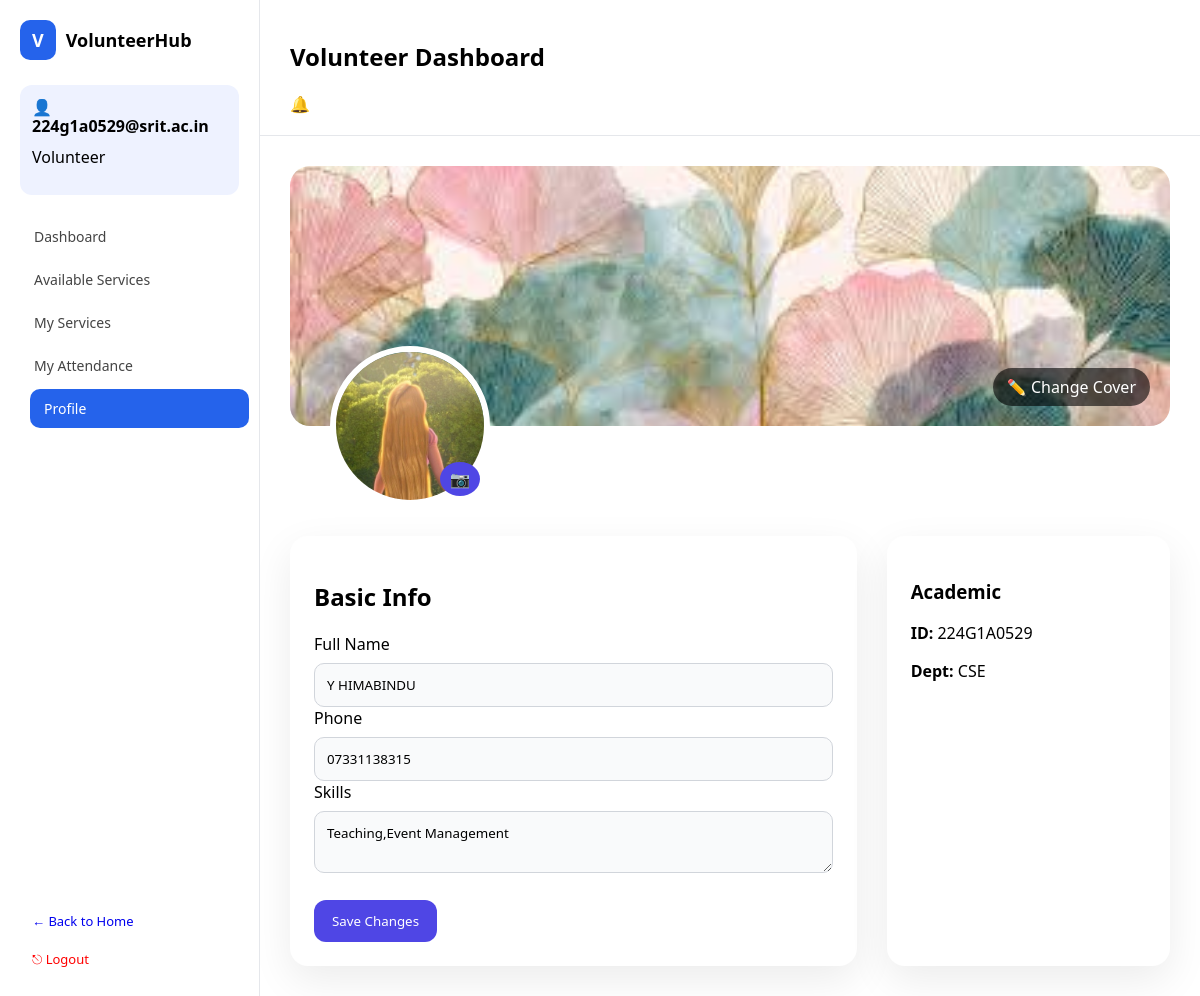
Page /volunteer/profile/ (signed in) on the earlier database version.
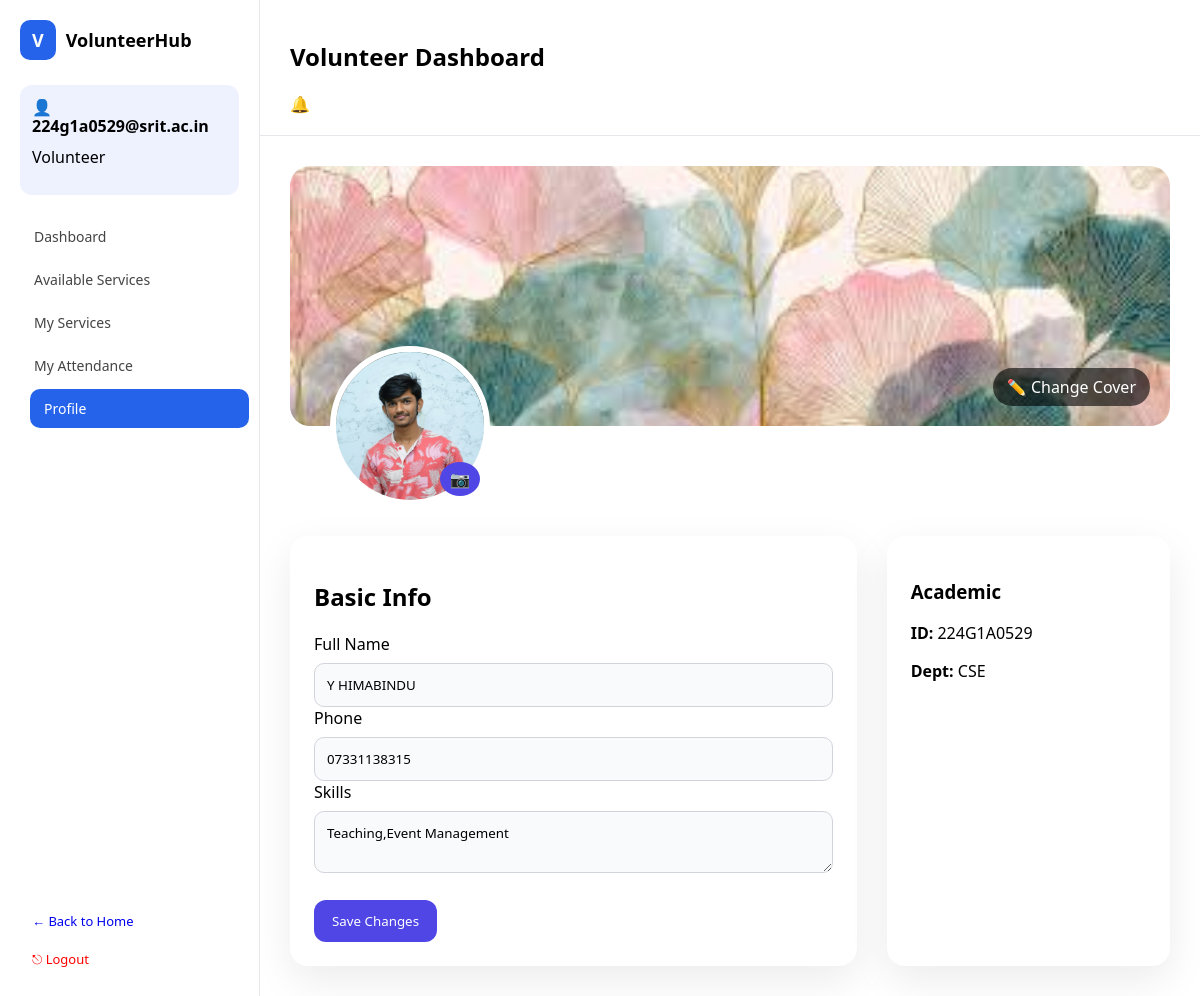
Same page on the later database version.
### app1/models.py (models this page shows, shortened)
class VolunteerProfile(models.Model):
    user = models.OneToOneField(User, on_delete=models.CASCADE)
    full_name = models.CharField(max_length=100)
    phone = models.CharField(max_length=15)
    student_id = models.CharField(max_length=20)
    department = models.CharField(max_length=20, default="", blank=True)
    year = models.CharField(max_length=20)
    skills = models.TextField(blank=True)
    photo = models.ImageField(upload_to="profiles/", blank=True, null=True)
    cover_photo = models.ImageField(upload_to="covers/", blank=True, null=True)
    rating = models.FloatField(default=0)
    attendance = models.IntegerField(default=0)

### app1/views.py (the view, shortened to what this page needs)
# urls.py: path('volunteer/profile/', views.volunteer_profile, name='volunteer_profile'),
@login_required
def volunteer_profile(request):
    if request.user.role != "VOLUNTEER":
        return redirect("login")
    profile, created = VolunteerProfile.objects.get_or_create(
        user=request.user,
        defaults={
            "full_name": request.user.email.split("@")[0],
            "phone": "",
            "student_id": "",
            "department": "",
            "year": "",
            "skills": ""
        }
    )
    return render(
    request,
    "volunteer/profile.html",
    {
        "profile": profile,
        "active_page": "profile"
    }
)

### app1/templates/volunteer/profile.html (shortened to what this page needs)
{% extends "base_volunteer.html" %}
{% load static %}
{% block content %}
<form method="POST" enctype="multipart/form-data" id="profileForm">
<div class="profile-wrapper">
    {% if profile.cover_photo %}
        <div class="cover"
             style="background-image:url('{{ profile.cover_photo.url }}');">
    {% else %}
        <div class="cover"
             style="background-image:url('{% static "images/cover.jpg" %}');">
    {% endif %}
            <label for="coverInput">✏️ Change Cover</label>
        </div>
    <div class="avatar">
        {% if profile.photo %}
            <img src="{{ profile.photo.url }}">
        {% else %}
            <img src="{% static 'images/avatar.png' %}">
        {% endif %}
        <label for="photoInput">📷</label>
    </div>
    <div class="info-grid">
        <div class="card">
            <h2>Basic Info</h2>
            <label>Full Name</label>
            <input name="full_name"
                   value="{{ profile.full_name }}"
                   readonly
                   class="readonly editable">
            <label>Phone</label>
            <input name="phone"
                   value="{{ profile.phone }}"
                   readonly
                   class="readonly editable">
            <label>Skills</label>
            <textarea name="skills"
                      readonly
                      class="readonly editable">{{ profile.skills }}</textarea>
            <br><br>
            <button type="submit">Save Changes</button>
        </div>
        <div class="card">
            <h3>Academic</h3>
            <p><b>ID:</b> {{ profile.student_id }}</p>
            <p><b>Dept:</b> {{ profile.department }}</p>
        </div>
    </div>
</div>
</form>
{% endblock %}

Differences in the rows shown:
changed VolunteerProfile "CSE": photo: a different picture
